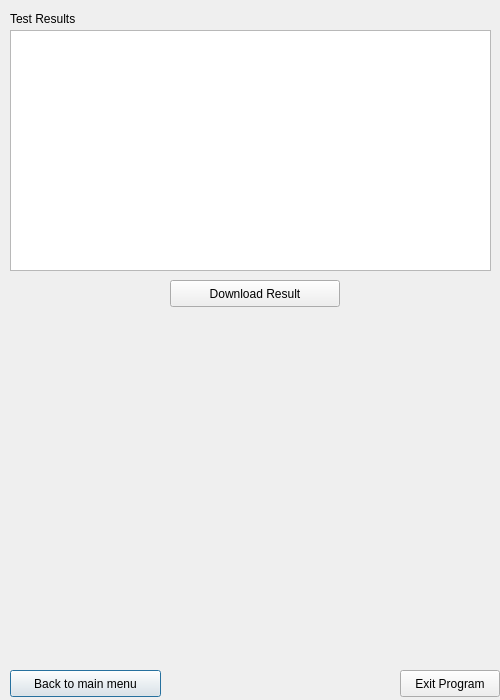
<?xml version="1.0" encoding="UTF-8"?>
<ui version="4.0">
 <class>Report</class>
 <widget class="QDialog" name="Report">
  <property name="geometry">
   <rect>
    <x>0</x>
    <y>0</y>
    <width>500</width>
    <height>700</height>
   </rect>
  </property>
  <property name="windowTitle">
   <string>Randit.</string>
  </property>
  <widget class="QPushButton" name="pushButton">
   <property name="geometry">
    <rect>
     <x>10</x>
     <y>670</y>
     <width>151</width>
     <height>27</height>
    </rect>
   </property>
   <property name="text">
    <string>Back to main menu</string>
   </property>
  </widget>
  <widget class="QPushButton" name="pushButton_2">
   <property name="geometry">
    <rect>
     <x>400</x>
     <y>670</y>
     <width>100</width>
     <height>27</height>
    </rect>
   </property>
   <property name="text">
    <string>Exit Program</string>
   </property>
  </widget>
  <widget class="QPushButton" name="pushButton_3">
   <property name="geometry">
    <rect>
     <x>170</x>
     <y>280</y>
     <width>170</width>
     <height>27</height>
    </rect>
   </property>
   <property name="text">
    <string>Download Result</string>
   </property>
  </widget>
  <widget class="QLabel" name="label">
   <property name="geometry">
    <rect>
     <x>10</x>
     <y>10</y>
     <width>100</width>
     <height>17</height>
    </rect>
   </property>
   <property name="text">
    <string>Test Results</string>
   </property>
  </widget>
  <widget class="QTextBrowser" name="textBrowser">
   <property name="geometry">
    <rect>
     <x>10</x>
     <y>30</y>
     <width>481</width>
     <height>241</height>
    </rect>
   </property>
  </widget>
 </widget>
 <resources/>
 <connections/>
</ui>
